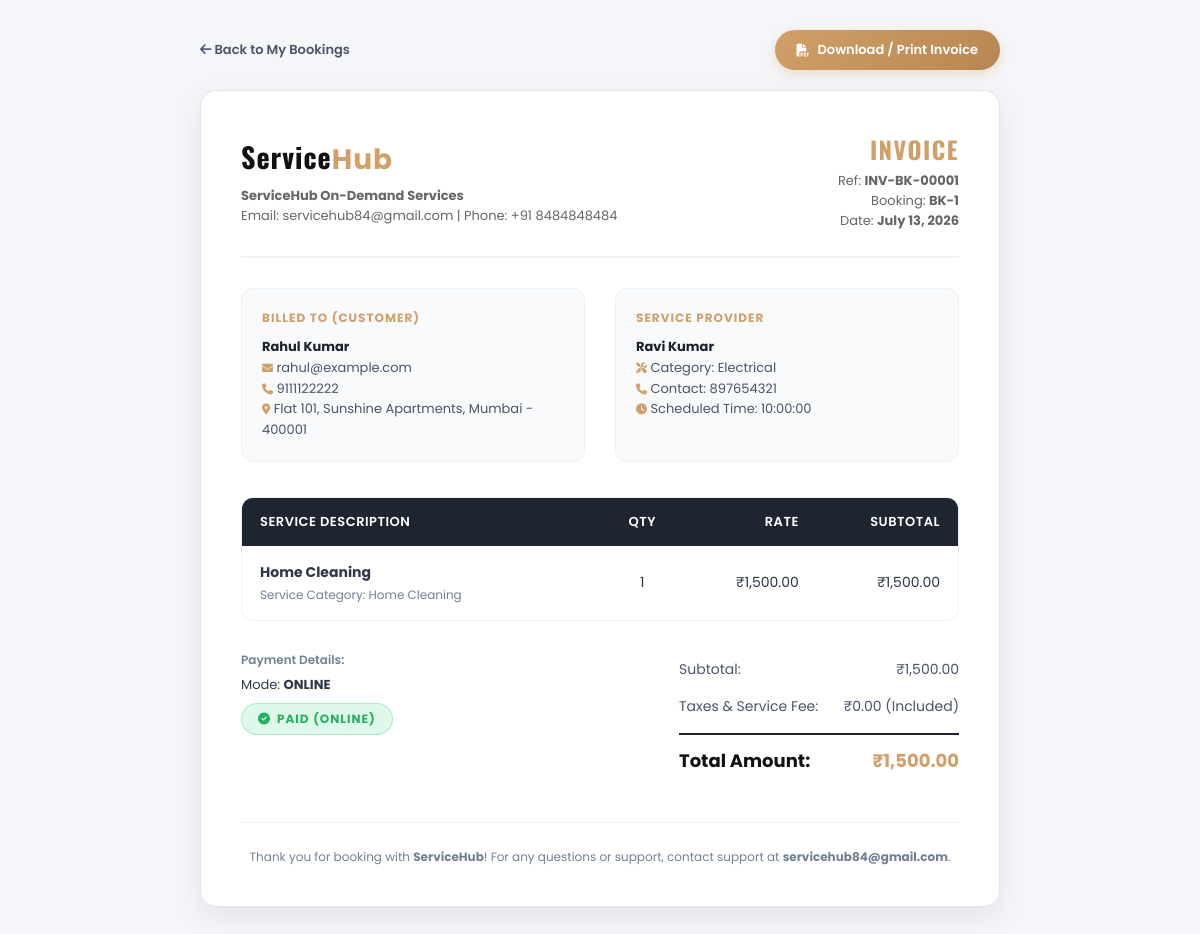
The page /api/invoice.php?bookingid=1 on the database its author committed.
### tables this page shows
CREATE TABLE `booking` (
  `bookingid` int(11) NOT NULL,
  `userid` int(11) NOT NULL,
  `providerid` int(11) NOT NULL,
  `serviceid` int(11) NOT NULL,
  `date` date NOT NULL,
  `time` time NOT NULL,
  `status` enum('pending','confirmed','in-progress','completed','cancelled','canceled','declined') DEFAULT 'pending',
  `description` text DEFAULT NULL,
  `paymentmode` enum('cash','online') NOT NULL,
  `amount` decimal(10,2) NOT NULL
);

CREATE TABLE `users` (
  `userid` int(11) NOT NULL,
  `name` varchar(100) NOT NULL,
  `email` varchar(150) NOT NULL,
  `phone` varchar(15) NOT NULL,
  `address` text NOT NULL,
  `city` varchar(100) NOT NULL,
  `pincode` varchar(100) NOT NULL,
  `password` varchar(250) NOT NULL
);

CREATE TABLE `providers` (
  `providerid` int(11) NOT NULL,
  `name` varchar(100) NOT NULL,
  `email` varchar(150) NOT NULL,
  `phone` varchar(15) NOT NULL,
  `category` varchar(50) NOT NULL,
  `experience` int(11) NOT NULL,
  `address` text NOT NULL,
  `city` varchar(100) NOT NULL,
  `pincode` varchar(100) NOT NULL,
  `document` varchar(255) NOT NULL,
  `status` enum('Active','Inactive') NOT NULL,
  `password` varchar(255) NOT NULL
);

CREATE TABLE `services` (
  `serviceid` int(11) NOT NULL,
  `name` varchar(100) NOT NULL,
  `description` text NOT NULL
);

### api/invoice.php (the view, shortened to what this page needs)
<?php
$db = getDB();
$bookingid = isset($_GET['bookingid']) ? (int)$_GET['bookingid'] : 0;
$stmt = $db->prepare("
    SELECT b.*,
           s.name as category_name,
           u.name as customer_name, u.email as customer_email, u.phone as customer_phone, u.address as customer_address, u.city as customer_city, u.pincode as customer_pincode,
           p.name as provider_name, p.phone as provider_phone, p.email as provider_email, p.category as provider_category
    FROM booking b
    LEFT JOIN services s ON b.serviceid = s.serviceid
    LEFT JOIN users u ON b.userid = u.userid
    LEFT JOIN providers p ON b.providerid = p.providerid
    WHERE b.bookingid = ?
");
$stmt->bind_param("i", $bookingid);
$stmt->execute();
$res = $stmt->get_result();
$booking = $res->fetch_assoc();
$service_name = $booking['category_name'] ?? 'General Service';
$invoice_ref = 'INV-BK-' . str_pad($booking['bookingid'], 5, '0', STR_PAD_LEFT);
$booking_ref = 'BK-' . $booking['bookingid'];
$amount = (float)$booking['amount'];
$formatted_amount = number_format($amount, 2);
$full_address = $booking['customer_address'] ?? 'Customer Location';
if (!empty($booking['customer_city']) && strpos($full_address, $booking['customer_city']) === false) {
    $full_address .= ', ' . $booking['customer_city'];
}
if (!empty($booking['customer_pincode']) && strpos($full_address, $booking['customer_pincode']) === false) {
    $full_address .= ' - ' . $booking['customer_pincode'];
}
?>
<!DOCTYPE html>
<html lang="en">
<head>
    <link rel="stylesheet" href="https://cdnjs.cloudflare.com/ajax/libs/font-awesome/6.4.0/css/all.min.css">
</head>
<body>
    <div class="actions-bar">
        <a href="javascript:history.back()" class="btn-back"><i class="fas fa-arrow-left"></i> Back to My Bookings</a>
        <button class="btn-print" onclick="window.print()"><i class="fas fa-file-pdf"></i> Download / Print Invoice</button>
    </div>
    <div class="invoice-card">
        <div class="invoice-header">
            <div>
                <div class="brand-logo">Service<span>Hub</span></div>
                <div class="invoice-meta" style="margin-top: 5px;">
                    <div><strong>ServiceHub On-Demand Services</strong></div>
                    <div>Email: servicehub84@gmail.com | Phone: +91 8484848484</div>
                </div>
            </div>
            <div class="invoice-title">
                <h1>INVOICE</h1>
                <div class="invoice-meta">
                    <div>Ref: <strong><?= $invoice_ref ?></strong></div>
                    <div>Booking: <strong><?= $booking_ref ?></strong></div>
                    <div>Date: <strong><?= date('F j, Y', strtotime($booking['date'])) ?></strong></div>
                </div>
            </div>
        </div>
        <div class="details-grid">
            <div class="info-box">
                <h3>Billed To (Customer)</h3>
                <p><strong><?= htmlspecialchars($booking['customer_name'] ?? 'Customer') ?></strong></p>
                <p><i class="fas fa-envelope" style="font-size:11px; color:#d19f68;"></i> <?= htmlspecialchars($booking['customer_email'] ?? 'N/A') ?></p>
                <p><i class="fas fa-phone" style="font-size:11px; color:#d19f68;"></i> <?= htmlspecialchars($booking['customer_phone'] ?? 'N/A') ?></p>
                <p><i class="fas fa-map-marker-alt" style="font-size:11px; color:#d19f68;"></i> <?= htmlspecialchars($full_address) ?></p>
            </div>
            <div class="info-box">
                <h3>Service Provider</h3>
                <p><strong><?= htmlspecialchars($booking['provider_name'] ?? 'Assigned Technician') ?></strong></p>
                <p><i class="fas fa-tools" style="font-size:11px; color:#d19f68;"></i> Category: <?= htmlspecialchars($booking['provider_category'] ?? $booking['category_name'] ?? 'Service') ?></p>
                <p><i class="fas fa-phone" style="font-size:11px; color:#d19f68;"></i> Contact: <?= htmlspecialchars($booking['provider_phone'] ?? 'N/A') ?></p>
                <p><i class="fas fa-clock" style="font-size:11px; color:#d19f68;"></i> Scheduled Time: <?= htmlspecialchars($booking['time']) ?></p>
            </div>
        </div>
        <div class="table-wrapper">
            <table>
                <thead>
                    <tr>
                        <th style="width: 50%;">Service Description</th>
                        <th style="text-align: center;">Qty</th>
                        <th style="text-align: right;">Rate</th>
                        <th style="text-align: right;">Subtotal</th>
                    </tr>
                </thead>
                <tbody>
                    <tr>
                        <td>
                            <strong><?= htmlspecialchars($service_name) ?></strong>
                            <div style="font-size: 12px; color: #718096; margin-top: 3px;">
                                Service Category: <?= htmlspecialchars($booking['category_name'] ?? 'Home Services') ?>
                            </div>
                        </td>
                        <td style="text-align: center;">1</td>
                        <td style="text-align: right;">₹<?= $formatted_amount ?></td>
                        <td style="text-align: right;">₹<?= $formatted_amount ?></td>
                    </tr>
                </tbody>
            </table>
        </div>
        <div class="summary-section">
            <div>
                <div style="font-size: 12px; color: #718096; margin-bottom: 6px; font-weight: 600;">Payment Details:</div>
                <div style="font-size: 13px; color: #2d3748; margin-bottom: 8px;">
                    Mode: <strong><?= strtoupper($booking['paymentmode']) ?></strong>
                </div>
                <?php
                    $badgeClass = 'status-pending';
                    $statusText = strtoupper($booking['status']);
                    if ($booking['status'] === 'completed' || $booking['paymentmode'] === 'online') {
                        $badgeClass = 'status-paid';
                        $statusText = 'PAID (' . strtoupper($booking['paymentmode']) . ')';
                    } elseif ($booking['status'] === 'confirmed') {
                        $badgeClass = 'status-completed';
                    }
                ?>
                <span class="payment-status-badge <?= $badgeClass ?>">
                    <i class="fas fa-check-circle"></i> <?= $statusText ?>
                </span>
            </div>
            <div class="totals-table">
                <div class="totals-row">
                    <span>Subtotal:</span>
                    <span>₹<?= $formatted_amount ?></span>
                </div>
                <div class="totals-row">
                    <span>Taxes & Service Fee:</span>
                    <span>₹0.00 (Included)</span>
                </div>
                <div class="totals-row grand-total">
                    <span>Total Amount:</span>
                    <span style="color:#d19f68;">₹<?= $formatted_amount ?></span>
                </div>
            </div>
        </div>
        <div class="invoice-footer">
            <p>Thank you for booking with <strong>ServiceHub</strong>! For any questions or support, contact support at <strong>servicehub84@gmail.com</strong>.</p>
        </div>
    </div>
</body>
</html>

### api/invoice.php (style rules this page uses)
* { box-sizing: border-box; font-family: 'Poppins', sans-serif; margin: 0; padding: 0; }
body { background: #f4f6f9; color: #333; padding: 30px 15px; }
.invoice-card { max-width: 800px; margin: 0 auto; background: #ffffff; border-radius: 16px; box-shadow: 0 10px 30px rgba(0,0,0,0.08); padding: 40px; border: 1px solid #e1e5eb; position: relative; }
.invoice-header { display: flex; justify-content: space-between; align-items: center; border-bottom: 2px solid #f0f2f5; padding-bottom: 25px; margin-bottom: 30px; }
.brand-logo { font-family: 'Oswald', sans-serif; font-size: 28px; font-weight: 700; color: #111; letter-spacing: 1px; }
.brand-logo span { color: #d19f68; }
.invoice-title { text-align: right; }
.invoice-title h1 { font-family: 'Oswald', sans-serif; font-size: 24px; color: #d19f68; text-transform: uppercase; letter-spacing: 1.5px; }
.invoice-meta { font-size: 13px; color: #666; margin-top: 4px; }
.details-grid { display: grid; grid-template-columns: 1fr 1fr; gap: 30px; margin-bottom: 35px; }
.info-box { background: #f8fafc; border-radius: 12px; padding: 20px; border: 1px solid #edf2f7; }
.info-box h3 { font-size: 12px; text-transform: uppercase; color: #d19f68; letter-spacing: 1px; margin-bottom: 10px; font-weight: 700; }
.info-box p { font-size: 13px; color: #4a5568; line-height: 1.6; }
.info-box strong { color: #1a202c; }
.table-wrapper { margin-bottom: 30px; border-radius: 12px; overflow: hidden; border: 1px solid #edf2f7; }
table { width: 100%; border-collapse: collapse; text-align: left; }
th { background: #1e2530; color: #fff; font-size: 13px; font-weight: 600; padding: 14px 18px; text-transform: uppercase; letter-spacing: 0.5px; }
td { padding: 16px 18px; font-size: 14px; color: #2d3748; border-bottom: 1px solid #edf2f7; }
tr:last-child td { border-bottom: none; }
.summary-section { display: flex; justify-content: space-between; align-items: flex-start; margin-top: 20px; }
.payment-status-badge { display: inline-flex; align-items: center; gap: 6px; padding: 6px 16px; border-radius: 20px; font-size: 12px; font-weight: 700; text-transform: uppercase; letter-spacing: 1px; }
.status-paid { background: rgba(46,204,113,0.15); color: #27ae60; border: 1px solid rgba(46,204,113,0.3); }
.totals-table { width: 280px; }
.totals-row { display: flex; justify-content: space-between; padding: 8px 0; font-size: 14px; color: #4a5568; }
.totals-row.grand-total { border-top: 2px solid #1e2530; padding-top: 12px; margin-top: 8px; font-size: 18px; font-weight: 700; color: #111; }
.invoice-footer { border-top: 1px solid #edf2f7; padding-top: 25px; margin-top: 40px; text-align: center; color: #718096; font-size: 12px; }
.actions-bar { max-width: 800px; margin: 0 auto 20px; display: flex; justify-content: space-between; align-items: center; }
.btn-print { background: linear-gradient(135deg, #d19f68, #b88652); color: #fff; padding: 10px 22px; border-radius: 25px; font-weight: 600; font-size: 13px; border: none; cursor: pointer; display: inline-flex; align-items: center; gap: 8px; box-shadow: 0 4px 12px rgba(209,159,104,0.3); text-decoration: none; transition: all 0.25s; }
.btn-back { color: #4a5568; text-decoration: none; font-size: 13px; font-weight: 600; }

### rows shown on the page
booking: bookingid "INV-BK-00001", bookingid "BK-1", date "July 13, 2026", userid.name "Rahul Kumar", userid.email "rahul@example.com", userid.phone "9111122222", userid.pincode "Flat 101, Sunshine Apartments, Mumbai - 400001", providerid.name "Ravi Kumar", providerid.category "Electrical", providerid.phone "897654321", time "10:00:00", serviceid.name "Home Cleaning", amount "1,500.00", paymentmode "ONLINE", paymentmode "PAID (ONLINE)"
